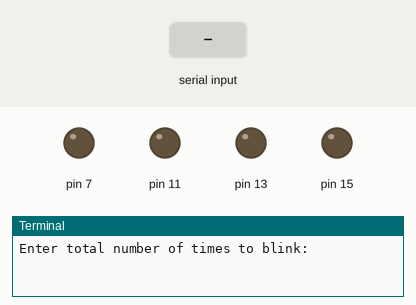
Bench run of a program on a simulated Raspberry Pi (header pin numbers). Parts: output pins drawn as LEDs (lit = HIGH), the last lines printed to the terminal. Inputs (shaded band) come from the test bench.

Above: at 1.2 s.
1.3 s: "5" typed at the terminal
2.8 s: "1" typed at the terminal
At 4.6 s:
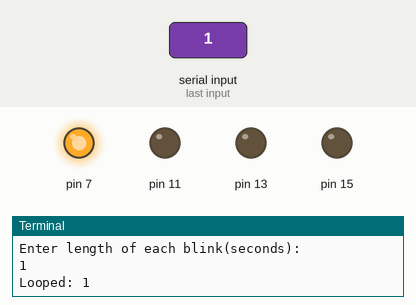
At 5.6 s:
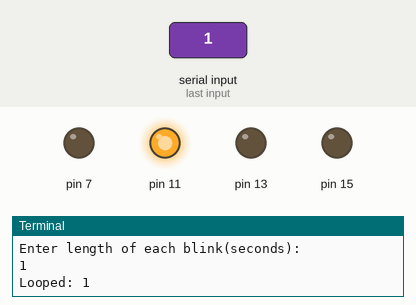
Timing chart, 0 to 14.8 s (numbered marks = the images above; inputs shaded):
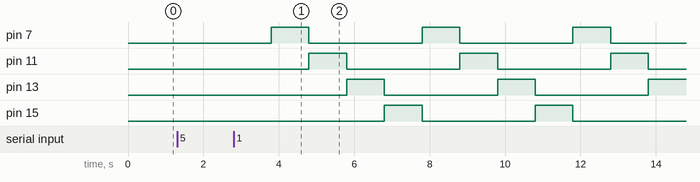

The program:

gpioSevenBlink.py
```python
## Ryan Guarasica
## June, 11, 2014
## My first LED simulation with the Raspberry Pi and a BeardBoard.
## I also have a self-powered fan on P2.

import RPi.GPIO as GPIO ## Import GPIO library
import time ## Import 'time' library. Contains 'sleep'

GPIO.setmode(GPIO.BOARD) ## Use board pin numbering
GPIO.setup(7, GPIO.OUT) ## Setup GPIO Pin 7 to OUT
GPIO.setup(11, GPIO.OUT)
GPIO.setup(13, GPIO.OUT)
GPIO.setup(15, GPIO.OUT)

##Does the blinking
def Blink(numTimes,speed):
    for x in range(0,numTimes):
        print "Looped: " + str(x+1)
        time.sleep(speed)
        GPIO.output(7,True)
        GPIO.output(15, False)
        time.sleep(speed)
        GPIO.output(7,False)
        GPIO.output(11, True)
        time.sleep(speed)
        GPIO.output(11, False)
        GPIO.output(13, True)
        time.sleep(speed)
        GPIO.output(13, False)
        GPIO.output(15, True)
    for y in range(0,5):
        print "Blink"
        time.sleep(0.2)
        GPIO.output(7,True)
        GPIO.output(11,True)
        GPIO.output(13, True)
        GPIO.output(15, True)
        time.sleep(0.2)
        GPIO.output(7,False)
        GPIO.output(11,False)
        GPIO.output(13, False)
        GPIO.output(15, False)
    print "Done"
    GPIO.cleanup() ##Shuts the ports off

## Weird glitch where 11, 15 are on so a quick fix
GPIO.output(7,False)
GPIO.output(11,False)
GPIO.output(13, False)
GPIO.output(15, False)
times = raw_input("Enter total number of times to blink: ")
speed = raw_input("Enter length of each blink(seconds): ")

##Float allows milliseconds
Blink(int(times),float(speed))
```

Measured:
- after the input at 2.8 s, pin 7: alternates HIGH for 1.0 s and LOW for 3.0 s, starting after 1.0 s; pin 11: alternates HIGH for 1.0 s and LOW for 3.0 s, starting after 2.0 s; pin 13: alternates HIGH for 1.0 s and LOW for 3.0 s, starting after 3.0 s; pin 15: alternates HIGH for 1.0 s and LOW for 3.0 s, starting after 4.0 s
